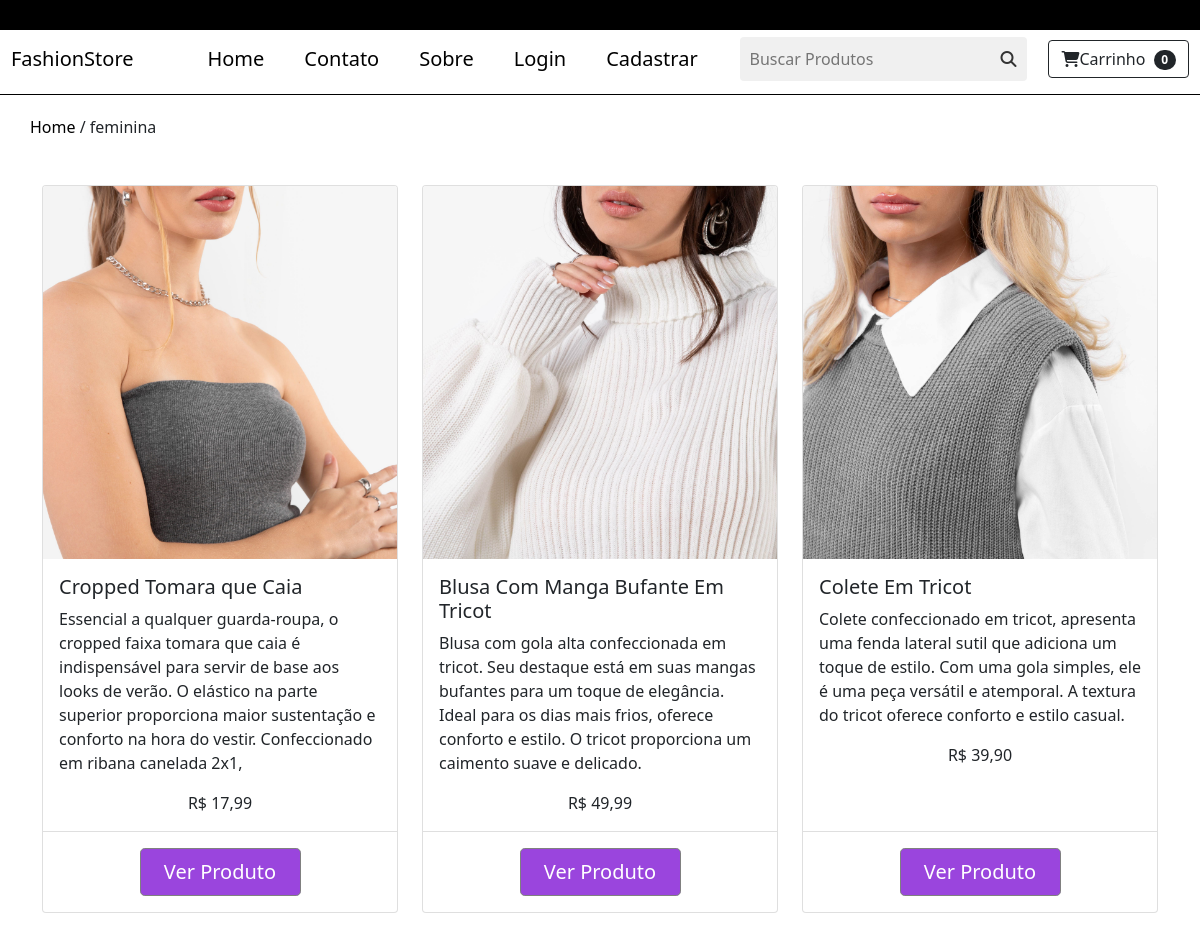
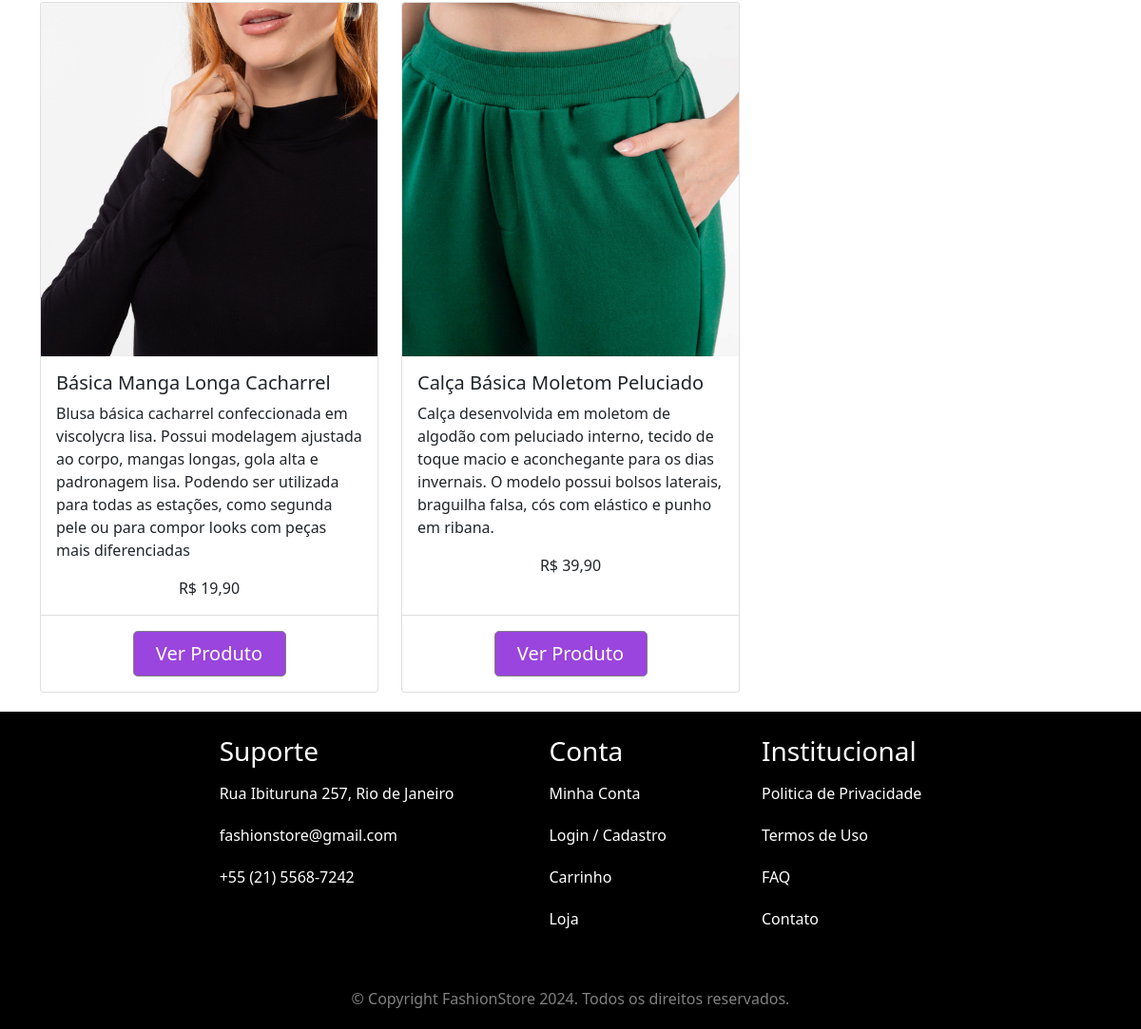
Page /categoria/feminina on the committed database (2 pictures, top to bottom).
### loja/models.py (models this page shows, shortened)
class Categoria(models.Model):
    nome = models.CharField(max_length=20)
    def __str__(self):
        return self.nome
    class Meta:
        verbose_name_plural = 'Categorias'

class Produto(models.Model):
    nome = models.CharField(max_length=100)
    preco = models.DecimalField(default=0, decimal_places=2, max_digits=6)
    categoria = models.ForeignKey(
        Categoria, on_delete=models.CASCADE, default=1)
    descricao = models.CharField(
        max_length=250, default='', blank=True, null=True)
    imagem = models.ImageField(upload_to='uploads/produtos/')
    a_venda = models.BooleanField(default=False)
    estoque = models.PositiveIntegerField(default=0)

### loja/views.py (the view)
# urls.py: path('categoria/<str:foo>', views.categoria, name='categoria'),
def categoria(request, foo):
    foo = foo.replace('-', ' ')
    try:
        categoria = get_object_or_404(Categoria, nome=foo)
        produtos = Produto.objects.filter(categoria=categoria)
        return render(request, 'categoria.html', {'produtos': produtos, 'categoria': categoria})
    except Categoria.DoesNotExist:
        messages.success(request, 'Essa Categoria não Existe!!!')
        return redirect('home')

### carrinho/carrinho.py (called while the page is built)
    def __len__(self):
        return len(self.carrinho)

### carrinho/context_processors.py (called while the page is built)
def carrinho(request):
    return {'carrinho': Carrinho(request)}

### loja/templates/categoria.html (shortened to what this page needs)
{% extends "base.html" %}
{% block content %}
  <main class="cart">
    <div class="container-template">
      <div class="links">
        <p><a href="{% url 'home' %}">Home</a> / {{ categoria }}</p>
      </div>
    </div>
    <div class="container">
      <div class="row row-cols-3 rowl-cols-md-4 g-4">
        {% for produto in produtos %}
            {% if produto.a_venda %}
              <div class="col">
                <div class="card h-100">
                  <img src="{{ produto.imagem.url }}" class="card-img-top" alt="">
                  <div class="card-body">
                    <h5 class="card-title">{{ produto.nome }}</h5>
                    <p class="card-text"> {{ produto.descricao }}</p>
                    <div class="container text-center">
                      <span class="product-price">R$ {{ produto.preco }}</span>
                    </div>
                  </div>
                  <div class="card-footer bg-transparent border-top-light-custom text-center">
                    <a href="{% url 'produto' produto.id %}" class="btn btn-bg-purple btn-lg m-2 d-grid gap-2 col-6 mx-auto">Ver Produto</a>
                  </div>
                </div>
              </div>
          {% endif %}
        {% endfor %}
      </div>
  </main>
{% endblock %}

### loja/templates/base.html (shortened to what this page needs)
{% load static %}
<!DOCTYPE html>
<html lang="pt-BR">
<head>
  <link href="https://cdn.jsdelivr.net/npm/bootstrap@5.1.3/dist/css/bootstrap.min.css" rel="stylesheet"
 />
  <link rel="stylesheet" href={% static 'css/style.css' %} />
</head>
<body>
  {% include "navbar.html" %}
  {% block content %}
  {% endblock %}
  <footer>
    <div class="d-flex justify-content-center">
      <div class="footer_div">
        <h3>Suporte</h3>
        <div class="footer_h3">
          <p class="p_footer">Rua Ibituruna 257, Rio de Janeiro</p>
          <p class="p_footer">fashionstore@gmail.com</p>
          <p class="p_footer">+55 (21) 5568-7242</p>
        </div>
      </div>
      <div class="footer_div">
        <h3>Conta</h3>
        <div class="footer_h3">
          {% if user.is_authenticated %}
          <a class="links_footer" href="{% url "atualizar_info" %}">Minha Conta</a>
          <a class="links_footer" href="{% url "home" %}">Login / Cadastro</a>
          {% else %}
          <a class="links_footer" href="{% url "login" %}">Minha Conta</a>
          <a class="links_footer" href="{% url "cadastrar" %}">Login / Cadastro</a>
          {% endif %}
          <a class="links_footer" href="{% url "resumo_carrinho" %}">Carrinho</a>
          <a class="links_footer" href="{% url "home" %}">Loja</a>
        </div>
      </div>
      <div class="footer_div">
        <h3>Institucional</h3>
        <div class="footer_h3">
          <p class="p_footer">Politica de Privacidade</p>
          <p class="p_footer">Termos de Uso</p>
          <p class="p_footer">FAQ</p>
          <a class="p_footer" id="links_footer_contato" href="{% url "contato" %}">Contato</a>
        </div>
      </div>
    </div>
    <p id="copyright">© Copyright FashionStore 2024. Todos os direitos reservados.</p>
  </footer>
</body>
</html>

### loja/templates/navbar.html (shortened to what this page needs)
<header>
    <div class="rectangule"></div>
    <nav class="navbars">
      <div class="Logo">
        <a href="{% url "home" %}">FashionStore</a>
      </div>
      <ul class="nav-lists align-center">
        <li class="nav-itens mt-3"><a href="{% url 'home' %}">Home</a></li>
        <li class="nav-itens mt-3"><a href="{% url 'contato' %}">Contato</a></li>
        <li class="nav-itens mt-3"><a href="{% url 'sobre' %}">Sobre</a></li>
        {% if user.is_authenticated %}
        <li class="nav-item dropdown text-dark mt-2">
          <a class="nav-link dropdown-toggle text-decoration-none text-dark" href="#" role="button" data-bs-toggle="dropdown" aria-expanded="false">
            Perfil
          </a>
          <ul class="dropdown-menu dropdown-menu-dark ">
            <li><a class="dropdown-item" href="{% url 'lista_pedidos' %}">Pedidos</a></li>
            <li><a class="dropdown-item" href="{% url 'atualizar_usuario' %}">Atualiza Usuario</a></li>
            <li><a class="dropdown-item" href="{% url 'atualizar_info' %}">Atualizar Info</a></li>
            <li><a class="dropdown-item" href="{% url 'logout' %}">Logout</a></li>
          </ul>
        </li>
        {% else %}
        <li class="nav-itens mt-3"><a href="{% url 'login' %}">Login</a></li>
        <li class="nav-itens mt-3"><a href="{% url 'cadastrar' %}">Cadastrar</a></li>
        {% endif %}
      </ul>
      <form class="search" method="post" action='{% url "buscar" %}'>
        <input type="text" placeholder="Buscar Produtos" aria-label="Search" name="busca" class="search-input">
        <button type="submit" class="search-button"><i class="fa-solid fa-magnifying-glass"></i></button>
      </form>
      <div class="cart">
        <a href='{% url "resumo_carrinho" %}' class='btn btn-outline-dark'>
          <i class="fa-solid fa-cart-shopping"></i>Carrinho
          <span class='badge bg-dark text-white ms-1 rounded-pill' id='quantidade_carrinho'>{{ carrinho|length }}</span>
        </a>
      </div>
    </nav>
</header>

### static/css/style.css (style rules this page uses)
* { padding: 0; margin: 0; box-sizing: border-box; }
header { height: 95px; border-bottom: 1px solid black; }
.rectangule { width: auto; height: 30px; background: black; }
.navbars { display: flex; align-items: center; justify-content: space-around; height: 43px; font-size: 20px; padding-top: 15px; }
.nav-lists { display: flex; color: black; }
li { list-style: none; padding-left: 20px; padding-right: 20px; }
a { text-decoration: none; color: black; }
a::after { text-decoration: none; color: black; }
.search { display: flex; align-items: center; }
.search-input { padding: 10px; font-size: 16px; border: 0 solid #ccc; border-radius: 4px 0 0 4px; outline: none; background-color: #f0f0f0; }
.search-button { padding: 10px; font-size: 16px; border: 1px solid #ccc; border-left: none; background-color: #f0f0f0; color: #333; border-radius: 0 4px 4px 0; cursor: pointer; border: none; outline: none; margin: 0; appearance: none; }
footer { background: black; color: white; }
footer a { text-decoration: none; color: white; }
.footer_h3 { padding-bottom: 15px; text-align: left; padding-top: 15px; }
.footer_div { padding-top: 25px; padding-bottom: 25px; padding-right: 50px; padding-left: 50px; }
.footer_div h3, .footer_div p { margin-bottom: 0; }
.p_footer, .links_footer { padding-bottom: 20px; }
.links_footer { display: block; }
#links_footer_contato, .links_footer { color: white; text-decoration: none; }
#copyright { text-align: center; color: gray; padding-bottom: 20px; margin-bottom: 0; }
main { min-height:69vh; margin-bottom: 20px; display: flex; flex-direction: column; }
.container-template { display: flex; flex-direction: column; margin: 10px 40px 0; }
.links { margin-top: 10px; margin-left: -10px; margin-bottom: 30px; }
.btn-bg-purple { background-color: #9A45DD; border-color: gray; color: white; }

### rows in the picture
Categoria: nome "feminina"
Produto: imagem (picture), nome "Cropped Tomara que Caia", descricao "Essencial a qualquer guarda-roupa, o cropped faixa tomara que caia é indispensável para servir de base aos looks de verão. O elástico na parte superior proporciona maior sustentação e conforto na hora do vestir. Confeccionado em ribana canelada 2x1,", preco "17,99"
Produto: imagem (picture), nome "Blusa Com Manga Bufante Em Tricot", descricao "Blusa com gola alta confeccionada em tricot. Seu destaque está em suas mangas bufantes para um toque de elegância. Ideal para os dias mais frios, oferece conforto e estilo. O tricot proporciona um caimento suave e delicado.", preco "49,99"
Produto: imagem (picture), nome "Colete Em Tricot", descricao "Colete confeccionado em tricot, apresenta uma fenda lateral sutil que adiciona um toque de estilo. Com uma gola simples, ele é uma peça versátil e atemporal. A textura do tricot oferece conforto e estilo casual.", preco "39,90"
Produto: imagem (picture), nome "Básica Manga Longa Cacharrel", descricao "Blusa básica cacharrel confeccionada em viscolycra lisa. Possui modelagem ajustada ao corpo, mangas longas, gola alta e padronagem lisa. Podendo ser utilizada para todas as estações, como segunda pele ou para compor looks com peças mais diferenciadas", preco "19,90"
Produto: imagem (picture), nome "Calça Básica Moletom Peluciado", descricao "Calça desenvolvida em moletom de algodão com peluciado interno, tecido de toque macio e aconchegante para os dias invernais. O modelo possui bolsos laterais, braguilha falsa, cós com elástico e punho em ribana.", preco "39,90"

### other values in the picture
{{ carrinho|length }} "0"
